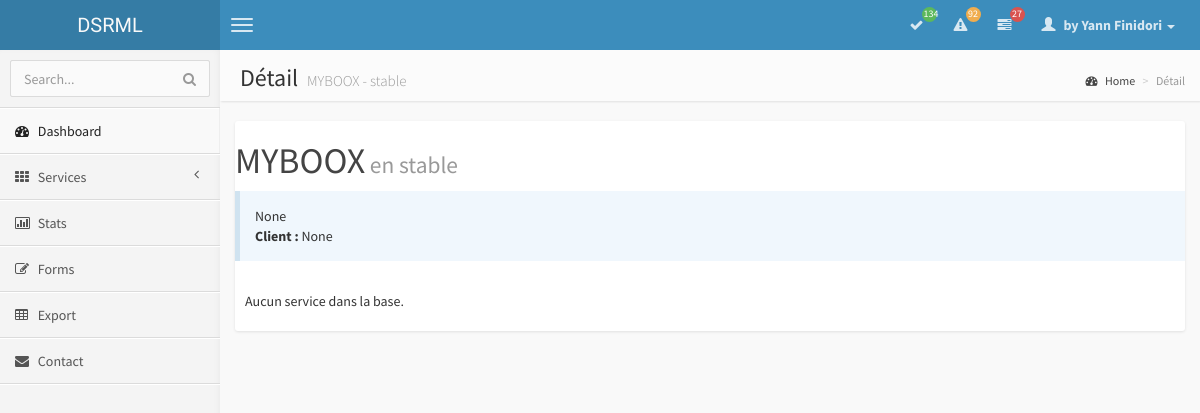
Page /blog/service/1 on the committed database.
### blog/models.py (models this page shows, shortened)
class Service(models.Model):
    nom = models.CharField(max_length=100)
    description = models.TextField(null=True, blank=True)
    service_id = models.IntegerField(max_length=6)
    url_interne = models.CharField(max_length=100)
    url_externe = models.CharField(max_length=100)
    mep = models.DateField(null=True, blank=True)
    dev = models.DateField(null=True, blank=True)
    client = models.CharField(max_length=20, null=True, blank=True)
    cdp = models.CharField(max_length=20, null=True, blank=True)
    status = models.ForeignKey('Status')
    type = models.CharField(max_length = 25, choices=TYPE)
    feeds = models.ManyToManyField('Feed', blank=True, null=True, through='FeedToService')

class Status(models.Model):
    nom = models.CharField(max_length=8, choices=STATUS)
    class Meta:
        verbose_name_plural = "Status"

### blog/views.py (the view)
# urls.py: url(r'^service/(?P<id>\d+)$', 'lire'),
def lire(request, id):
    service = get_object_or_404(Service, id=id)
    feeds = FeedToService.objects.filter(service_id=id)
    values = Feed.objects.filter(id__in=feeds).select_related()
    return render(request, 'blog/lire.html', {'service':service, 'feeds':values})

### templates/blog/lire.html (shortened to what this page needs)
{% extends "blog/base.html" %}
{% block content-header %}
<h1>
	Détail
	<small>{{service.nom}} - {{service.status.nom}}</small>
</h1>
<ol class="breadcrumb">
	<li><a href="#"><i class="fa fa-dashboard"></i> Home</a></li>
	<li class="active">Détail</li>
</ol>
{% endblock %}
{% block content %}
<div class="box box-solid">
	<div class="box-header">
		<h1>{{service.nom}}<span class="small"> en {{service.status.nom}} </span></h1>
	</div>
	<div class="callout callout-info">
		{{service.description}} <br>
		<b>Client : </b> {{service.client}}
	</div>
	<div class="box-body">
		{% for feed in feeds %}
				<h4>{{feed.nom}} </h4>
				<b>Indexeur : </b>{{feed.indexeur}} <br>
				<b>Path : </b>{{feed.path}} <br>
				{% for rep in feed.repondeur.all %}<b>Repondeur : </b>{{ rep }}<br/>{% endfor %}
					<div class="callout callout-warning">
						<h4>MONITORING </h4>
						<b>Freshness : </b>{{feed.freshness}} <br> </p>
					</div>
		{% empty %}
			<p>Aucun service dans la base.</p>
		{% endfor %}
	</div>
</div>
{% endblock %}

### rows in the picture
Service: nom "MYBOOX", status.nom "stable", description "None", client "None"

### other values in the picture
{{ nbStable }} "134"
{{ nbRc }} "92"
{{ nbBeta }} "27"
